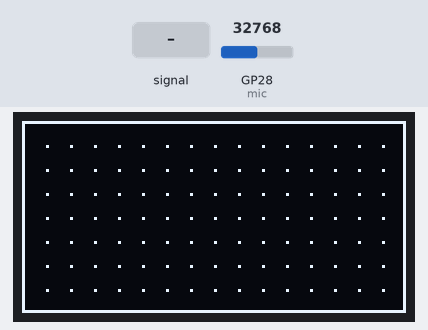
Bench run of a program on a simulated Raspberry Pi Pico running MicroPython. Parts: 128×64 one-colour display. The inputs (shaded band) are chosen by the test bench; at power-on: GP28 (mic) = 32768 (analog values on the 0–65535 scale).

Above: at 1.2 s.
1.3 s: GP28 (mic) set to 0
At 2.3 s:
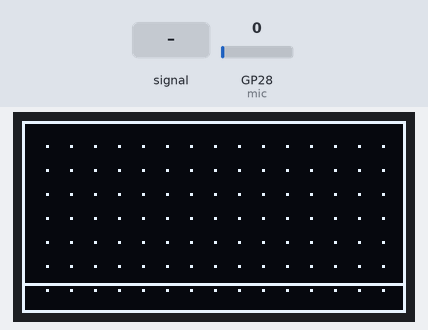
2.9 s: GP28 (mic) set to 7864
At 3.4 s:
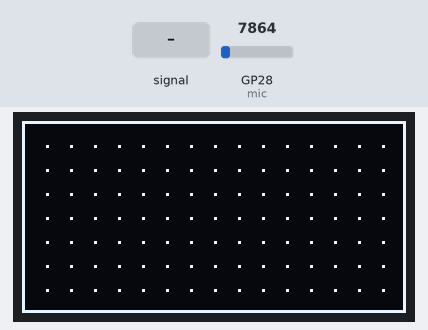
4.5 s: GP28 (mic) fed a 200 Hz sine of ±5242 counts around its level
At 4.81 s:
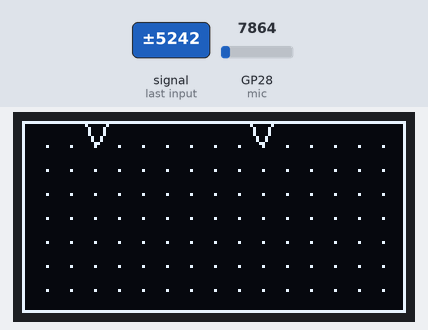

Measured:
- after the input at 1.3 s, the display: first changes after 0.11 s (image 1 shows a later state)
- after the input at 2.9 s, the display: first changes after 0.10 s (image 2 shows a later state)
- after the input at 4.5 s, the display: first changes after 0.19 s (image 3 shows a later state)

The program:

oscilloscope.py
```python
import machine
import ssd1306
import time
from machine import ADC, Pin, I2C


# Display size
DISPLAY_WIDTH = 128
DISPLAY_HEIGHT = 64


# Basic Osilliscope using Raspberry Pi Pico and
# SSD1306 128x64 oled
#

# Configure I2C communication (adjust pins based on your board)
i2c = I2C(0, sda=Pin(0), scl=Pin(1), freq=400000) # Update with your specific pins

# Initialize the display
oled = ssd1306.SSD1306_I2C(DISPLAY_WIDTH, DISPLAY_HEIGHT, i2c)

# Initialize the microphone analog input ADC on pin 28
mic_pin = 28
mic = ADC(Pin(mic_pin))


# Genrate grid coordinates
coordinate_list = []
for x_coord in range(8,128,8):  # X range from 10 to 19
    for y_coord in range(8,64,8):  # Y range from 10 to 19
        coordinate_list.append((x_coord, y_coord)) # Store coordinates as tuples


# Define function to display grid and surrounding rectangle
def plot_coordinates(coordinates, oled):
    oled.fill(0) # Clear the display buffer (fill with black)

    for coord in coordinates:
        x, y = coord
        # Use the pixel() method: display.pixel(x, y, color)
        # Color can be 0 (off/black) or 1 (on/white)
        if 0 <= x < DISPLAY_WIDTH and 0 <= y < DISPLAY_HEIGHT: # Basic boundary check
            oled.pixel(x, y, 1) # Set the pixel to white
    oled.rect(0,0,128,64,1)
    #oled.show()


def plot_waveform():
    oled.fill(0) # Clear the display buffer
    plot_coordinates(coordinate_list, oled)
#     oled.rect(0,0,128,64,1)
    # Store waveform points
    points = []
    # Adjust number of samples to match display width for simple mapping
    num_samples = DISPLAY_WIDTH

    for i in range(num_samples):
        # Read the raw microphone value (0 to 65535 on Pico, or 0 to 4095 on ESP32)
        raw_value = mic.read_u16()
#         print(raw_value)
        # Map the raw value to a Y-coordinate on the screen (0 to 63)
        y = int(raw_value / 3535 * DISPLAY_HEIGHT)
        # Invert the Y value as screen coordinates start from the top left
        y = DISPLAY_HEIGHT - 10 - y
#         print(raw_value)
        points.append(y)
        # A small delay might be needed depending on the sample rate desired
        time.sleep_us(20)

    # Draw the waveform lines
    for i in range(1, num_samples):
        # Draw a line from the previous point (x-1) to the current point (x)
        oled.line(i - 1, points[i - 1], i, points[i], 1) #


# Main Loop

while True:
    plot_waveform()
    # Control update speed
    time.sleep(0.05)
    oled.show()
```
